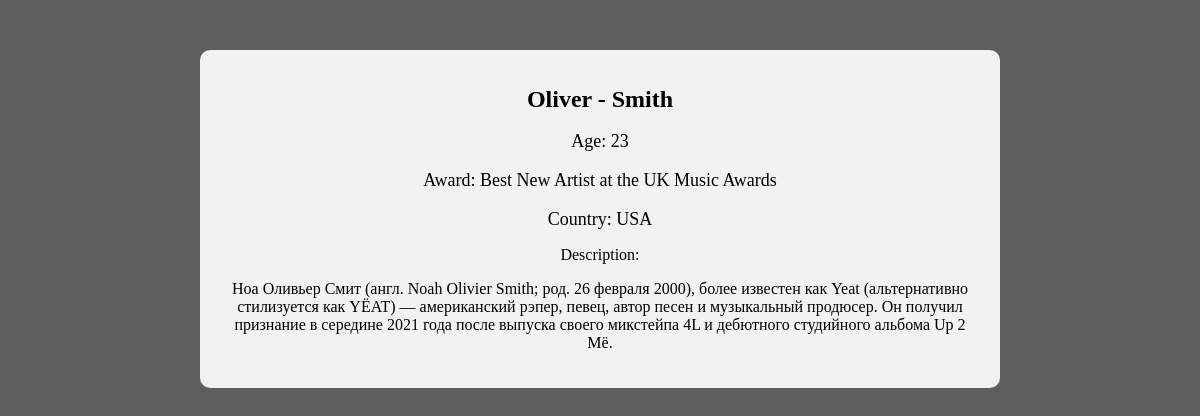
/rap_singers/2/, run on the app's committed database.
### Rap/models.py (models this page shows, shortened)
class rap_singer(models.Model):
    name = models.CharField(max_length=50)
    surname = models.CharField(max_length=50)
    age = models.PositiveIntegerField()
    big_award = models.CharField(max_length=50)
    country = models.CharField(max_length=50)
    description = models.TextField(null=True)
    def __str__(self) -> str:
        return f'{self.name} - {self.surname}'

### Rap/views.py (the view)
# urls.py: path('<int:rapper_id>/', rap_singer_page),
def rap_singer_page(request, rapper_id):
    context = {'rapper': rap_singer.objects.get(pk=rapper_id)}
    return render(request,
                  'rapper.html',
                  context=context)

### templates/rapper.html (shortened to what this page needs)
<!DOCTYPE html>
<html lang="en">
<head>
</head>
<body>
    <div class="container">
        <div class="card">
            <h1 class="rapper-name">{{ rapper }}</h1>
            <p class="details">Age: {{ rapper.age }}</p>
            <p class="details">Award: {{ rapper.big_award }}</p>
            <p class="details">Country: {{ rapper.country }}</p>
            <p>Description:</p>
            <p>{{ rapper.description }}</p>
        </div>
    </div>
</body>
</html>

### templates/rapper.html (style rules this page uses)
body { background-color: rgb(94, 94, 94); margin: 0; padding: 0; }
.container { max-width: 800px; margin: 50px auto; }
.card { background-color: #f2f2f2; border-radius: 10px; padding: 20px; margin-bottom: 20px; text-align: center; }
.rapper-name { font-size: 24px; font-weight: bold; margin-bottom: 10px; }
.details { font-size: 18px; margin-bottom: 5px; }

### data on the page
rap_singer: name+surname "Oliver - Smith", age "23", big_award "Best New Artist at the UK Music Awards", country "USA", description "Ноа Оливьер Смит (англ. Noah Olivier Smith; род. 26 февраля 2000), более известен как Yeat (альтернативно стилизуется как YËAT) — американский рэпер, певец, автор песен и музыкальный продюсер. Он получил признание в середине 2021 года после выпуска своего микстейпа 4L и дебютного студийного альбома Up 2 Më."
